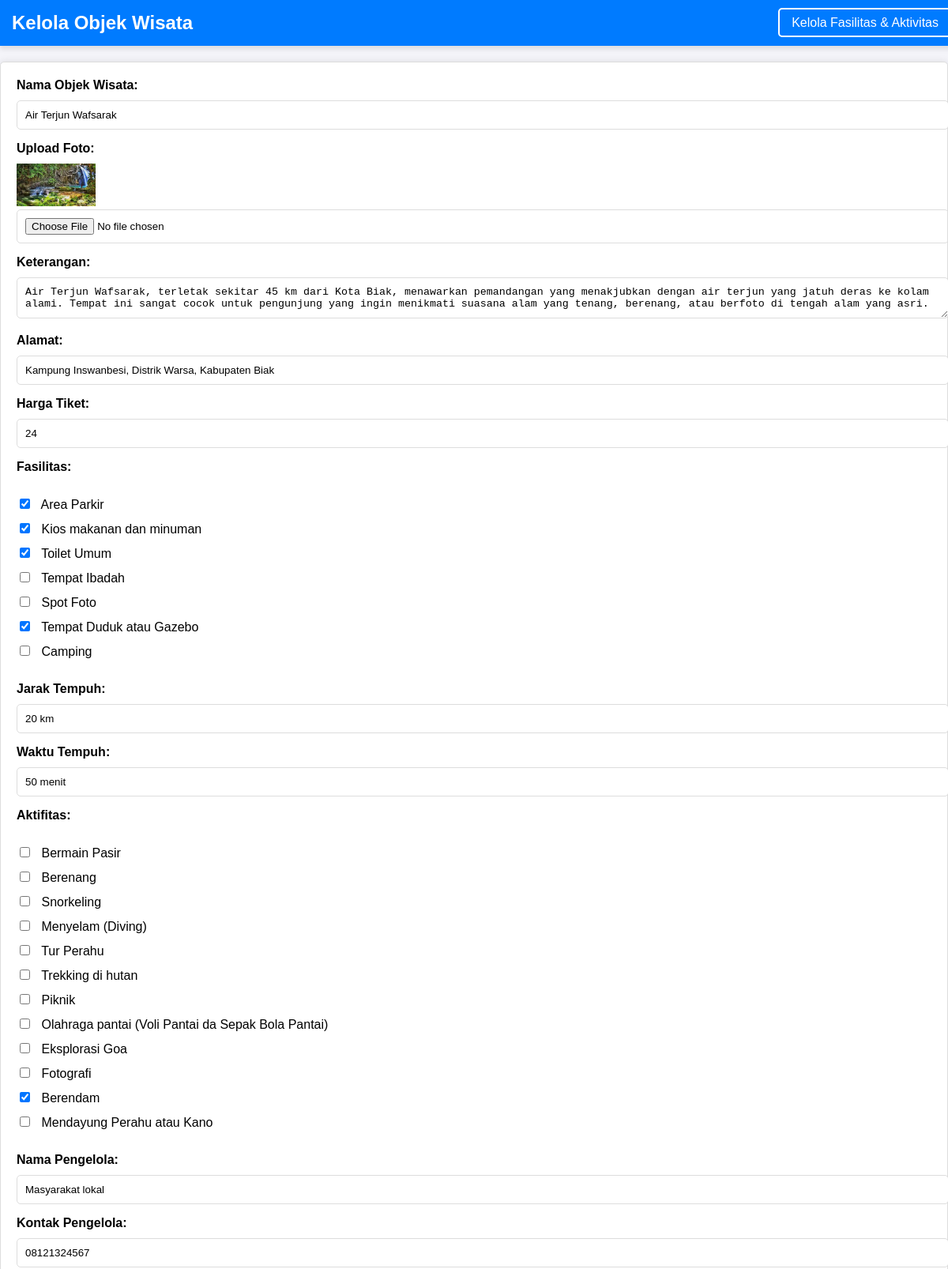
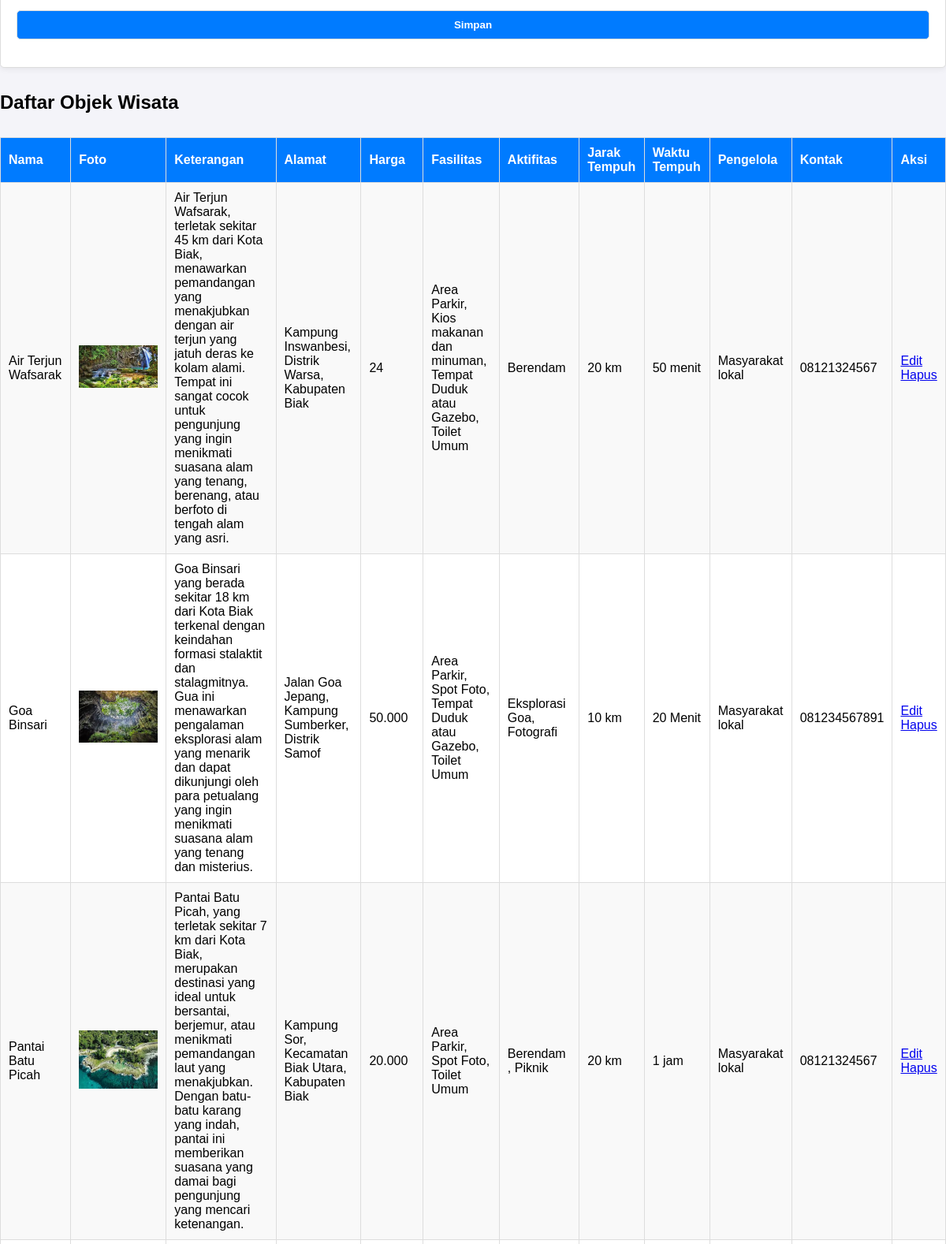
The page /admin/index.php?edit_id=46 (upper part) on the database its author committed (2 pictures, top to bottom).
### tables this page shows
CREATE TABLE `objek_wisata` (
  `kd_objek` int(10) NOT NULL,
  `kd_jarak` int(10) NOT NULL,
  `id_pengelola` int(10) NOT NULL,
  `nama_objek` varchar(50) NOT NULL,
  `foto` varchar(50) NOT NULL,
  `alamat` varchar(50) NOT NULL,
  `harga_tiket` varchar(20) NOT NULL,
  `ket_objek` text NOT NULL
);

CREATE TABLE `fasilitas` (
  `kd_fasilitas` int(10) NOT NULL,
  `nama_fasilitas` varchar(50) NOT NULL,
  `ket_fasilitas` text NOT NULL
);

CREATE TABLE `jarak` (
  `kd_jarak` int(10) NOT NULL,
  `jarak_tempuh` varchar(20) NOT NULL,
  `waktu_tempuh` varchar(20) NOT NULL
);

CREATE TABLE `aktifitas` (
  `kd_aktifitas` int(10) NOT NULL,
  `nama_aktifitas` varchar(50) NOT NULL,
  `durasi_aktifitas` varchar(50) NOT NULL
);

CREATE TABLE `pengelola` (
  `id_pengelola` int(10) NOT NULL,
  `nama_pengelola` varchar(50) NOT NULL,
  `kontak_pengelola` varchar(15) NOT NULL
);

### admin/index.php (the view, shortened to what this page needs)
<?php
include 'db_connect.php';
$fasilitas = $conn->query("SELECT * FROM fasilitas");
$aktifitas = $conn->query("SELECT * FROM aktifitas");
$edit_data = null;
if (isset($_GET['edit_id'])) {
    $edit_id = intval($_GET['edit_id']);
    $query_edit = "SELECT ow.*,
        GROUP_CONCAT(DISTINCT ofa.kd_fasilitas) AS fasilitas,
        GROUP_CONCAT(DISTINCT oac.kd_aktifitas) AS aktifitas,
        j.jarak_tempuh, j.waktu_tempuh,
        p.nama_pengelola, p.kontak_pengelola
        FROM objek_wisata ow
        LEFT JOIN objek_fasilitas ofa ON ow.kd_objek = ofa.kd_objek
        LEFT JOIN objek_aktifitas oac ON ow.kd_objek = oac.kd_objek
        LEFT JOIN jarak j ON ow.kd_jarak = j.kd_jarak
        LEFT JOIN pengelola p ON ow.id_pengelola = p.id_pengelola
        WHERE ow.kd_objek = ?
        GROUP BY ow.kd_objek";
    $stmt_edit = $conn->prepare($query_edit);
    $stmt_edit->bind_param('i', $edit_id);
    $stmt_edit->execute();
    $edit_data = $stmt_edit->get_result()->fetch_assoc();
}
$query_wisata = "SELECT ow.*,
    GROUP_CONCAT(DISTINCT f.nama_fasilitas SEPARATOR ', ') AS fasilitas,
    GROUP_CONCAT(DISTINCT a.nama_aktifitas SEPARATOR ', ') AS aktifitas,
    j.jarak_tempuh, j.waktu_tempuh,
    p.nama_pengelola, p.kontak_pengelola
    FROM objek_wisata ow
    LEFT JOIN objek_fasilitas ofa ON ow.kd_objek = ofa.kd_objek
    LEFT JOIN fasilitas f ON ofa.kd_fasilitas = f.kd_fasilitas
    LEFT JOIN objek_aktifitas oac ON ow.kd_objek = oac.kd_objek
    LEFT JOIN aktifitas a ON oac.kd_aktifitas = a.kd_aktifitas
    LEFT JOIN jarak j ON ow.kd_jarak = j.kd_jarak
    LEFT JOIN pengelola p ON ow.id_pengelola = p.id_pengelola
    GROUP BY ow.kd_objek";
$wisata = $conn->query($query_wisata);
?>
<!DOCTYPE html>
<html lang="en">
<head>
    <link rel="stylesheet" href="style.css">
</head>
<body>
<nav style="background-color: #007bff; padding: 15px; font-family: Arial, sans-serif; box-shadow: 0 4px 6px rgba(0, 0, 0, 0.1); position: fixed; top: 0; left: 0; width: 100%; z-index: 1000;">
    <div style="display: flex; justify-content: space-between; align-items: center; max-width: 1200px; margin: auto;">
        <h1 style="color: white; font-size: 24px; margin: 0;">Kelola Objek Wisata</h1>
        <ul style="list-style: none; margin: 0; padding: 0; display: flex; align-items: center;">
            <li style="margin: 0 10px;">
                <a href="fasilitas_aktifitas.php" style="text-decoration: none; color: white; font-size: 16px; padding: 8px 15px; border: 2px solid white; border-radius: 5px; transition: all 0.3s ease;">
                    Kelola Fasilitas & Aktivitas
                </a>
            </li>
        </ul>
    </div>
</nav>
<h1>Form Tambah/Edit Objek Wisata</h1>
<form action="" method="POST" enctype="multipart/form-data">
    <label for="nama_objek">Nama Objek Wisata:</label>
    <input type="text" name="nama_objek" value="<?= $edit_data['nama_objek'] ?? '' ?>" required><br>
    <label for="foto">Upload Foto:</label>
    <?php if (!empty($edit_data['foto'])): ?>
        <img src="<?= $edit_data['foto'] ?>" alt="Foto" width="100"><br>
    <?php endif; ?>
    <input type="file" name="foto"><br>
    <label for="ket_objek">Keterangan:</label>
    <textarea name="ket_objek" required><?= $edit_data['ket_objek'] ?? '' ?></textarea><br>
    <label for="alamat">Alamat:</label>
    <input type="text" name="alamat" value="<?= $edit_data['alamat'] ?? '' ?>" required><br>
    <label for="harga_tiket">Harga Tiket:</label>
    <input type="number" name="harga_tiket" value="<?= $edit_data['harga_tiket'] ?? '' ?>" required><br>
    <label for="fasilitas">Fasilitas:</label><br>
    <?php while ($row = $fasilitas->fetch_assoc()): ?>
        <input type="checkbox" name="fasilitas[]" value="<?= $row['kd_fasilitas'] ?>"
            <?= (isset($edit_data['fasilitas']) && in_array($row['kd_fasilitas'], explode(',', $edit_data['fasilitas']))) ? 'checked' : '' ?>>
        <?= $row['nama_fasilitas'] ?><br>
    <?php endwhile; ?><br>
    <label for="jarak_tempuh">Jarak Tempuh:</label>
    <input type="text" name="jarak_tempuh" value="<?= $edit_data['jarak_tempuh'] ?? '' ?>" required><br>
    <label for="waktu_tempuh">Waktu Tempuh:</label>
    <input type="text" name="waktu_tempuh" value="<?= $edit_data['waktu_tempuh'] ?? '' ?>" required><br>
    <label for="aktifitas">Aktifitas:</label><br>
    <?php while ($row = $aktifitas->fetch_assoc()): ?>
        <input type="checkbox" name="aktifitas[]" value="<?= $row['kd_aktifitas'] ?>"
            <?= (isset($edit_data['aktifitas']) && in_array($row['kd_aktifitas'], explode(',', $edit_data['aktifitas']))) ? 'checked' : '' ?>>
        <?= $row['nama_aktifitas'] ?><br>
    <?php endwhile; ?><br>
    <label for="nama_pengelola">Nama Pengelola:</label>
    <input type="text" name="nama_pengelola" value="<?= $edit_data['nama_pengelola'] ?? '' ?>" required><br>
    <label for="kontak_pengelola">Kontak Pengelola:</label>
    <input type="text" name="kontak_pengelola" value="<?= $edit_data['kontak_pengelola'] ?? '' ?>" required><br>
    <button type="submit">Simpan</button>
</form>
<h2>Daftar Objek Wisata</h2>
<table border="1">
    <tr>
        <th>Nama</th>
        <th>Foto</th>
        <th>Keterangan</th>
        <th>Alamat</th>
        <th>Harga</th>
        <th>Fasilitas</th>
        <th>Aktifitas</th>
        <th>Jarak Tempuh</th>
        <th>Waktu Tempuh</th>
        <th>Pengelola</th>
        <th>Kontak</th>
        <th>Aksi</th>
    </tr>
    <?php while ($row = $wisata->fetch_assoc()) { ?>
    <tr>
        <td><?php echo $row['nama_objek']; ?></td>
        <td><img src="<?php echo $row['foto']; ?>" alt="Foto" width="100"></td>
        <td><?php echo $row['ket_objek']; ?></td>
        <td><?php echo $row['alamat']; ?></td>
        <td><?php echo $row['harga_tiket']; ?></td>
        <td><?php echo $row['fasilitas']; ?></td>
        <td><?php echo $row['aktifitas']; ?></td>
        <td><?php echo $row['jarak_tempuh']; ?></td>
        <td><?php echo $row['waktu_tempuh']; ?></td>
        <td><?php echo $row['nama_pengelola']; ?></td>
        <td><?php echo $row['kontak_pengelola']; ?></td>
                <td>
                    <a href="?edit_id=<?= $row['kd_objek'] ?>">Edit</a>
                    <a href="?delete_id=<?= $row['kd_objek'] ?>" onclick="return confirm('Hapus data ini?')">Hapus</a>
                </td>
            </tr>
        <?php } ?>
</table>
</body>
</html>

### admin/style.css (style rules this page uses)
body { font-family: Arial, sans-serif; margin: 0; padding: 0; background-color: #f4f4f9; }
h1 { text-align: center; color: #333; margin-bottom: 20px; }
form { background: #fff; padding: 20px; border: 1px solid #ddd; border-radius: 5px; box-shadow: 0 0 10px rgba(0, 0, 0, 0.1); margin-bottom: 30px; }
form label { font-weight: bold; display: block; margin-bottom: 10px; }
form input, form textarea, form button { width: 100%; padding: 10px; margin-bottom: 15px; border: 1px solid #ddd; border-radius: 5px; }
form input[type="checkbox"] { width: auto; margin-right: 10px; }
form button { background-color: #007bff; color: white; font-weight: bold; cursor: pointer; }
table { width: 100%; border-collapse: collapse; margin-top: 30px; background: #fff; border: 1px solid #ddd; }
table th, table td { padding: 10px; text-align: left; border: 1px solid #ddd; }
table th { background: #007bff; color: white; }
table tr:nth-child(even) { background: #f9f9f9; }

### rows shown on the page
objek_wisata: nama_objek "Air Terjun Wafsarak", foto (picture), ket_objek "Air Terjun Wafsarak, terletak sekitar 45 km dari Kota Biak, menawarkan pemandangan yang menakjubkan dengan air terjun yang jatuh deras ke kolam alami. Tempat ini sangat cocok untuk pengunjung yang ingin menikmati suasana alam yang tenang, berenang, atau berfoto di tengah alam yang asri.", alamat "Kampung Inswanbesi, Distrik Warsa, Kabupaten Biak", harga_tiket "24", jarak_tempuh "20 km", waktu_tempuh "50 menit", nama_pengelola "Masyarakat lokal", kontak_pengelola "08121324567", fasilitas "Area Parkir, Kios makanan dan minuman, Tempat Duduk atau Gazebo, Toilet Umum", aktifitas "Berendam", kd_jarak.jarak_tempuh "20 km", kd_jarak.waktu_tempuh "50 menit", id_pengelola.nama_pengelola "Masyarakat lokal", id_pengelola.kontak_pengelola "08121324567"
fasilitas: kd_fasilitas "☑", nama_fasilitas "Area Parkir"
fasilitas: kd_fasilitas "☑", nama_fasilitas "Kios makanan dan minuman"
fasilitas: kd_fasilitas "☑", nama_fasilitas "Toilet Umum"
fasilitas: nama_fasilitas "Tempat Ibadah"
fasilitas: nama_fasilitas "Spot Foto"
fasilitas: kd_fasilitas "☑", nama_fasilitas "Tempat Duduk atau Gazebo"
fasilitas: nama_fasilitas "Camping"
aktifitas: nama_aktifitas "Bermain Pasir"
aktifitas: nama_aktifitas "Berenang"
aktifitas: nama_aktifitas "Snorkeling"
aktifitas: nama_aktifitas "Menyelam (Diving)"
aktifitas: nama_aktifitas "Tur Perahu"
aktifitas: nama_aktifitas "Trekking di hutan"
aktifitas: nama_aktifitas "Piknik"
aktifitas: nama_aktifitas "Olahraga pantai (Voli Pantai da Sepak Bola Pantai)"
aktifitas: nama_aktifitas "Eksplorasi Goa"
aktifitas: nama_aktifitas "Fotografi"
aktifitas: kd_aktifitas "☑", nama_aktifitas "Berendam"
aktifitas: nama_aktifitas "Mendayung Perahu atau Kano"
objek_wisata: nama_objek "Goa Binsari", foto (picture), ket_objek "Goa Binsari yang berada sekitar 18 km dari Kota Biak terkenal dengan keindahan formasi stalaktit dan stalagmitnya. Gua ini menawarkan pengalaman eksplorasi alam yang menarik dan dapat dikunjungi oleh para petualang yang ingin menikmati suasana alam yang tenang dan misterius.", alamat "Jalan Goa Jepang, Kampung Sumberker, Distrik Samof", harga_tiket "50.000", fasilitas "Area Parkir, Spot Foto, Tempat Duduk atau Gazebo, Toilet Umum", aktifitas "Eksplorasi Goa, Fotografi", kd_jarak.jarak_tempuh "10 km", kd_jarak.waktu_tempuh "20 Menit", id_pengelola.nama_pengelola "Masyarakat lokal", id_pengelola.kontak_pengelola "081234567891"
objek_wisata: nama_objek "Pantai Batu Picah", foto (picture), ket_objek "Pantai Batu Picah, yang terletak sekitar 7 km dari Kota Biak, merupakan destinasi yang ideal untuk bersantai, berjemur, atau menikmati pemandangan laut yang menakjubkan. Dengan batu-batu karang yang indah, pantai ini memberikan suasana yang damai bagi pengunjung yang mencari ketenangan.", alamat "Kampung Sor, Kecamatan Biak Utara, Kabupaten Biak", harga_tiket "20.000", fasilitas "Area Parkir, Spot Foto, Toilet Umum", aktifitas "Berendam , Piknik", kd_jarak.jarak_tempuh "20 km", kd_jarak.waktu_tempuh "1 jam", id_pengelola.nama_pengelola "Masyarakat lokal", id_pengelola.kontak_pengelola "08121324567"
